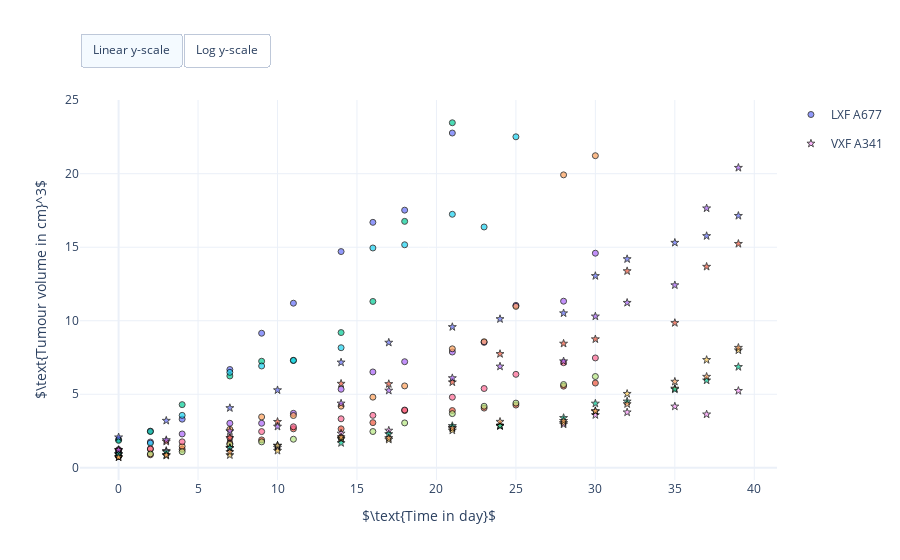

Notebook cell for this chart:
### Markdown cell above
## Identifiability

The identifiability of parametric models is a multifacetted problem and has been addressed many times in the literature, e.g. [2, 3, 4]. Generally, identifiability of a model refers to the ability to infer its parameters from data. In particular, under the assumption that the model is able to generate the data with a given set of model parameters, identifiability addresses the question of whether those parameters can be recovered from the data. In the PKPD modelling context, the identifiability of the structural model is of particular importance, as model parameters are often biologically interpretable. This allows to characterise biochemical properties of the compound based on the inferred model parameters, and even to translate PKPD models from preclinical to clinical application. 

In this study, we are interested to learn the structural model parameters $\psi $ of the tumour growth in absence of the compound from two *in vivo* experiments reported in [1]. Here, patient-derived tumour explants LXF A677 (adenocarcinoma of the lung) and cell line-derived tumour xenografts VXF A431 (vulva cancer) were implanted in mice. The tumour growth was monitored over a period of 30 days, see the [Control Growth Data notebook](https://nbviewer.jupyter.org/github/DavAug/ErlotinibGefitinib/blob/master/notebooks/control_growth/data_preparation.ipynb) for details.

### Code cell
#
# Visualise control growth data.
#

import os

import pandas as pd
import plotly.graph_objects as go


# Create figure
fig = go.Figure()

# Import data
# Get path of current working directory
path = os.getcwd()

# Import LXF A677 control growth data
lxf_data = pd.read_csv(path + '/data/lxf_control_growth.csv')

# Import VXF A341 control growth data
vxf_data = pd.read_csv(path + '/data/vxf_control_growth.csv')

# Scatter plot LXF A677 time-series data for each mouse
mouse_ids = lxf_data['#ID'].unique()
for id_m in mouse_ids:
    # Create mask for mouse
    mask = lxf_data['#ID'] == id_m

    # Get time points for mouse
    times = lxf_data['TIME in day'][mask]

    # Get observed tumour volumes for mouse
    observed_volumes = lxf_data['TUMOUR VOLUME in cm^3'][mask]

    # Plot data
    fig.add_trace(go.Scatter(
        x=times,
        y=observed_volumes,
        legendgroup="LXF A677",
        name="LXF A677",
        showlegend=True if id_m == mouse_ids[0] else False,
        hovertemplate=
            "<b>%s ID: %d</b><br>" % ("LXF A677", id_m) +
            "Time: %{x:} day<br>" +
            "Tumour volume: %{y:.02f} cm^3<br>" +
            "<extra></extra>",
        mode="markers",
        marker=dict(
            symbol='circle',
            opacity=0.7,
            line=dict(color='black', width=1))
    ))

# Scatter plot VXF A341 time-series data for each mouse
mouse_ids = vxf_data['#ID'].unique()
for id_m in mouse_ids:
    # Create mask for mouse
    mask = vxf_data['#ID'] == id_m

    # Get time points for mouse
    times = vxf_data['TIME in day'][mask]

    # Get observed tumour volumes for mouse
    observed_volumes = vxf_data['TUMOUR VOLUME in cm^3'][mask]

    # Plot data
    fig.add_trace(go.Scatter(
        x=times,
        y=observed_volumes,
        legendgroup="VXF A341",
        name="VXF A341",
        showlegend=True if id_m == mouse_ids[0] else False,
        hovertemplate=
            "<b>%s ID: %d</b><br>" % ("VXF A341", id_m) +
            "Time: %{x:} day<br>" +
            "Tumour volume: %{y:.02f} cm^3<br>" +
            "<extra></extra>",
        mode="markers",
        marker=dict(
            symbol='star',
            opacity=0.7, 
            line=dict(color='black', width=1))
    ))

# Set X, Y axis and figure size
fig.update_layout(
    autosize=True,
    xaxis_title=r'$\text{Time in day}$',
    yaxis_title=r'$\text{Tumour volume in cm}^3$',
    template="plotly_white")

# Add switch between linear and log y-scale
fig.update_layout(
    updatemenus=[
        dict(
            type = "buttons",
            direction = "left",
            buttons=list([
                dict(
                    args=[{"yaxis.type": "linear"}],
                    label="Linear y-scale",
                    method="relayout"
                ),
                dict(
                    args=[{"yaxis.type": "log"}],
                    label="Log y-scale",
                    method="relayout"
                )
            ]),
            pad={"r": 0, "t": -10},
            showactive=True,
            x=0.0,
            xanchor="left",
            y=1.15,
            yanchor="top"
        ),
    ]
)

# Show figure
fig.show()

### Figure 1 — Plotly figure (JSON) as saved in the notebook; plotly's stock layout.template omitted (floating-point values rounded to 4 significant figures)
{"data": [{"hovertemplate": "<b>LXF A677 ID: 40</b><br>Time: %{x:} day<br>Tumour volume: %{y:.02f} cm^3<br><extra></extra>", "legendgroup": "LXF A677", "marker": {"line": {"color": "black", "width": 1}, "opacity": 0.7, "symbol": "circle"}, "mode": "markers", "name": "LXF A677", "showlegend": true, "type": "scatter", "x": [0, 2, 4, 7, 9, 11, 14, 16, 18, 21], "y": [1.918, 2.492, 3.307, 6.684, 9.15, 11.19, 14.7, 16.69, 17.52, 22.77]}, {"hovertemplate": "<b>LXF A677 ID: 94</b><br>Time: %{x:} day<br>Tumour volume: %{y:.02f} cm^3<br><extra></extra>", "legendgroup": "LXF A677", "marker": {"line": {"color": "black", "width": 1}, "opacity": 0.7, "symbol": "circle"}, "mode": "markers", "name": "LXF A677", "showlegend": false, "type": "scatter", "x": [0, 2, 4, 7, 9, 11, 14, 16, 18, 21, 23, 25, 28, 30], "y": [0.7725, 0.8848, 1.253, 1.655, 1.895, 2.647, 2.647, 3.069, 3.892, 3.892, 4.058, 4.265, 5.551, 5.762]}, {"hovertemplate": "<b>LXF A677 ID: 95</b><br>Time: %{x:} day<br>Tumour volume: %{y:.02f} cm^3<br><extra></extra>", "legendgroup": "LXF A677", "marker": {"line": {"color": "black", "width": 1}, "opacity": 0.7, "symbol": "circle"}, "mode": "markers", "name": "LXF A677", "showlegend": false, "type": "scatter", "x": [0, 2, 4, 7, 9, 11, 14, 16, 18, 21], "y": [1.862, 2.464, 4.293, 6.243, 7.247, 7.301, 9.196, 11.31, 16.76, 23.47]}, {"hovertemplate": "<b>LXF A677 ID: 136</b><br>Time: %{x:} day<br>Tumour volume: %{y:.02f} cm^3<br><extra></extra>", "legendgroup": "LXF A677", "marker": {"line": {"color": "black", "width": 1}, "opacity": 0.7, "symbol": "circle"}, "mode": "markers", "name": "LXF A677", "showlegend": false, "type": "scatter", "x": [0, 2, 4, 7, 9, 11, 14, 16, 18, 21, 23, 25, 28, 30], "y": [1.186, 1.751, 2.3, 3.027, 3.027, 3.704, 5.342, 6.517, 7.213, 7.873, 8.53, 11.05, 11.33, 14.59]}, {"hovertemplate": "<b>LXF A677 ID: 140</b><br>Time: %{x:} day<br>Tumour volume: %{y:.02f} cm^3<br><extra></extra>", "legendgroup": "LXF A677", "marker": {"line": {"color": "black", "width": 1}, "opacity": 0.7, "symbol": "circle"}, "mode": "markers", "name": "LXF A677", "showlegend": false, "type": "scatter", "x": [0, 2, 4, 7, 9, 11, 14, 16, 18, 21, 23, 25, 28, 30], "y": [0.7933, 1.269, 1.461, 2.611, 3.457, 3.552, 4.191, 4.803, 5.567, 8.09, 8.573, 10.98, 19.92, 21.23]}, {"hovertemplate": "<b>LXF A677 ID: 155</b><br>Time: %{x:} day<br>Tumour volume: %{y:.02f} cm^3<br><extra></extra>", "legendgroup": "LXF A677", "marker": {"line": {"color": "black", "width": 1}, "opacity": 0.7, "symbol": "circle"}, "mode": "markers", "name": "LXF A677", "showlegend": false, "type": "scatter", "x": [0, 2, 4, 7, 9, 11, 14, 16, 18, 21, 23, 25], "y": [1.059, 1.677, 3.563, 6.49, 6.922, 7.301, 8.165, 14.95, 15.17, 17.24, 16.38, 22.51]}, {"hovertemplate": "<b>LXF A677 ID: 169</b><br>Time: %{x:} day<br>Tumour volume: %{y:.02f} cm^3<br><extra></extra>", "legendgroup": "LXF A677", "marker": {"line": {"color": "black", "width": 1}, "opacity": 0.7, "symbol": "circle"}, "mode": "markers", "name": "LXF A677", "showlegend": false, "type": "scatter", "x": [0, 2, 4, 7, 9, 11, 14, 16, 18, 21, 23, 25, 28, 30], "y": [1.23, 1.288, 1.764, 2.052, 2.461, 2.788, 3.33, 3.564, 3.929, 4.799, 5.391, 6.354, 7.146, 7.47]}, {"hovertemplate": "<b>LXF A677 ID: 170</b><br>Time: %{x:} day<br>Tumour volume: %{y:.02f} cm^3<br><extra></extra>", "legendgroup": "LXF A677", "marker": {"line": {"color": "black", "width": 1}, "opacity": 0.7, "symbol": "circle"}, "mode": "markers", "name": "LXF A677", "showlegend": false, "type": "scatter", "x": [0, 2, 4, 7, 9, 11, 14, 16, 18, 21, 23, 25, 28, 30], "y": [0.8006, 0.9422, 1.093, 1.59, 1.762, 1.941, 2.042, 2.464, 3.051, 3.683, 4.182, 4.396, 5.662, 6.206]}, {"hovertemplate": "<b>VXF A341 ID: 708</b><br>Time: %{x:} day<br>Tumour volume: %{y:.02f} cm^3<br><extra></extra>", "legendgroup": "VXF A341", "marker": {"line": {"color": "black", "width": 1}, "opacity": 0.7, "symbol": "star"}, "mode": "markers", "name": "VXF A341", "showlegend": true, "type": "scatter", "x": [0, 3, 7, 10, 14, 17, 21, 24, 28, 30, 32, 35, 37, 39], "y": [0.925, 1.152, 1.332, 1.368, 2.333, 2.531, 2.727, 2.876, 2.951, 3.587, 3.772, 4.171, 3.634, 5.235]}, {"hovertemplate": "<b>VXF A341 ID: 713</b><br>Time: %{x:} day<br>Tumour volume: %{y:.02f} cm^3<br><extra></extra>", "legendgroup": "VXF A341", "marker": {"line": {"color": "black", "width": 1}, "opacity": 0.7, "symbol": "star"}, "mode": "markers", "name": "VXF A341", "showlegend": false, "type": "scatter", "x": [0, 3, 7, 10, 14, 17, 21, 24, 28, 30, 32, 35, 37, 39], "y": [0.72, 0.8283, 0.8625, 1.16, 1.965, 1.917, 2.541, 2.846, 3.053, 3.829, 5.034, 5.391, 7.338, 7.993]}, {"hovertemplate": "<b>VXF A341 ID: 743</b><br>Time: %{x:} day<br>Tumour volume: %{y:.02f} cm^3<br><extra></extra>", "legendgroup": "VXF A341", "marker": {"line": {"color": "black", "width": 1}, "opacity": 0.7, "symbol": "star"}, "mode": "markers", "name": "VXF A341", "showlegend": false, "type": "scatter", "x": [0, 3, 7, 10, 14, 17, 21, 24, 28, 30, 32, 35, 37, 39], "y": [2.074, 3.203, 4.066, 5.28, 7.166, 8.515, 9.577, 10.12, 10.51, 13.05, 14.2, 15.31, 15.76, 17.14]}, {"hovertemplate": "<b>VXF A341 ID: 741</b><br>Time: %{x:} day<br>Tumour volume: %{y:.02f} cm^3<br><extra></extra>", "legendgroup": "VXF A341", "marker": {"line": {"color": "black", "width": 1}, "opacity": 0.7, "symbol": "star"}, "mode": "markers", "name": "VXF A341", "showlegend": false, "type": "scatter", "x": [0, 3, 7, 10, 14, 17, 21, 24, 28, 30, 32, 35, 37, 39], "y": [1.191, 1.78, 2.034, 3.127, 5.722, 5.7, 5.815, 7.744, 8.447, 8.746, 13.38, 9.853, 13.68, 15.24]}, {"hovertemplate": "<b>VXF A341 ID: 730</b><br>Time: %{x:} day<br>Tumour volume: %{y:.02f} cm^3<br><extra></extra>", "legendgroup": "VXF A341", "marker": {"line": {"color": "black", "width": 1}, "opacity": 0.7, "symbol": "star"}, "mode": "markers", "name": "VXF A341", "showlegend": false, "type": "scatter", "x": [0, 3, 7, 10, 14, 17, 21, 24, 28, 30, 32, 35, 37, 39], "y": [0.925, 1.082, 1.358, 1.499, 1.687, 2.294, 2.846, 2.846, 3.392, 4.371, 4.512, 5.332, 5.944, 6.861]}, {"hovertemplate": "<b>VXF A341 ID: 739</b><br>Time: %{x:} day<br>Tumour volume: %{y:.02f} cm^3<br><extra></extra>", "legendgroup": "VXF A341", "marker": {"line": {"color": "black", "width": 1}, "opacity": 0.7, "symbol": "star"}, "mode": "markers", "name": "VXF A341", "showlegend": false, "type": "scatter", "x": [0, 3, 7, 10, 14, 17, 21, 24, 28, 30, 32, 35, 37, 39], "y": [1.218, 1.885, 2.488, 2.799, 4.375, 5.253, 6.1, 6.891, 7.247, 10.3, 11.22, 12.42, 17.65, 20.41]}, {"hovertemplate": "<b>VXF A341 ID: 733</b><br>Time: %{x:} day<br>Tumour volume: %{y:.02f} cm^3<br><extra></extra>", "legendgroup": "VXF A341", "marker": {"line": {"color": "black", "width": 1}, "opacity": 0.7, "symbol": "star"}, "mode": "markers", "name": "VXF A341", "showlegend": false, "type": "scatter", "x": [0, 3, 7, 10, 14, 17, 21, 24, 28, 30, 32, 35, 37, 39], "y": [0.715, 0.8772, 1.076, 1.508, 2.083, 2.026, 2.686, 3.133, 3.194, 3.858, 4.335, 5.858, 6.195, 8.165]}], "layout": {"autosize": true, "updatemenus": [{"buttons": [{"args": [{"yaxis.type": "linear"}], "label": "Linear y-scale", "method": "relayout"}, {"args": [{"yaxis.type": "log"}], "label": "Log y-scale", "method": "relayout"}], "direction": "left", "pad": {"r": 0, "t": -10}, "showactive": true, "type": "buttons", "x": 0, "xanchor": "left", "y": 1.15, "yanchor": "top"}], "xaxis": {"title": {"text": "$\\text{Time in day}$"}}, "yaxis": {"title": {"text": "$\\text{Tumour volume in cm}^3$"}}}}
